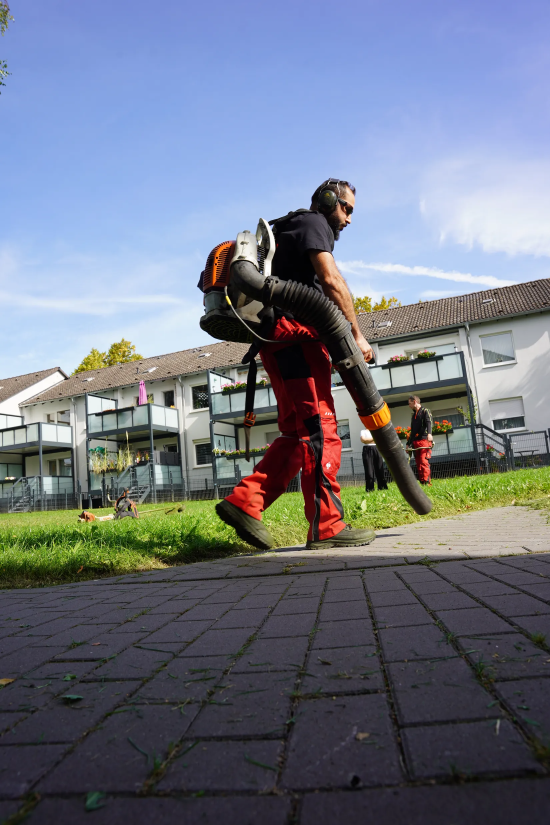
#> input picture site/assets/img/blasgeraet-l.webp, 1650 x 2475 px (shown at 1/3 size)
$ python -i collage.py   (imports and definitions only)
#> lines starting #> are read from the running program, lines starting #| are printed output that depends on the picture
"""Comic-Collagen: gemalter Hintergrund + echter Freisteller mit weißem Rand (wie die alte TKL-Seite)."""
import os
from PIL import Image, ImageFilter
ROOT = os.path.dirname(os.path.dirname(os.path.abspath(__file__)))
W = os.path.join(ROOT, '_work'); OUT = os.path.join(ROOT, 'site', 'assets', 'img')

def rand(im, px=14):
    pad = px * 3; base = Image.new('RGBA', (im.width + 2 * pad, im.height + 2 * pad), (0, 0, 0, 0)); base.paste(im, (pad, pad), im)
    a = base.split()[3].point(lambda v: 255 if v > 110 else 0)
    r = a.filter(ImageFilter.MaxFilter(px * 2 + 1)).filter(ImageFilter.GaussianBlur(1.2)).point(lambda v: 255 if v > 100 else 0)
    weiss = Image.new('RGBA', base.size, (255, 255, 255, 255)); weiss.putalpha(r)
    sch = Image.new('RGBA', base.size, (40, 40, 30, 0)); sch.putalpha(r.filter(ImageFilter.GaussianBlur(12)).point(lambda v: int(v * .3)))
    out = Image.new('RGBA', base.size, (0, 0, 0, 0)); out.alpha_composite(sch, (8, 12)); out.alpha_composite(weiss); out.alpha_composite(base)
    return out.crop(out.getbbox())

# name: hintergrund, [(freisteller, höhe in % der Bildhöhe, x-Mitte %, unterkante %)]
COLLAGEN = {
 'collage-winter': ('bg-winter', [('raw_fm86', .70, .50, .97)]),
 'collage-spielplatz': ('bg-spielplatz', [('raw_03135', .66, .60, .98)]),
 'collage-baum': ('bg-baum2', [('raw_03156', .82, .77, 1.06)]),
 'collage-neubau': ('bg-neubau2', [('raw_03110', .80, .80, 1.06)]),
 'collage-gruen': ('bg-gruen', [('raw_03178', .60, .56, .96)]),
}
# [10 lines not run here, left out]

>>> import cv2
>>> picture = cv2.imread('../site/assets/img/blasgeraet-l.webp', cv2.IMREAD_GRAYSCALE)
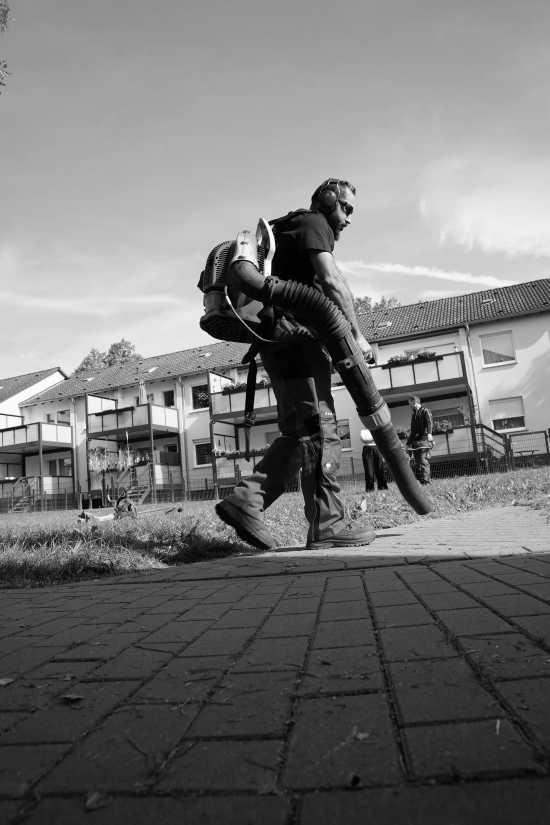
#> picture: shape (2475, 1650) (shown at 1/3 size); min 0, max 255, mean 117.5
>>> result = rand(picture)
#> (the run stopped early here; a loop or call above may not have finished)

$ run again, on site/assets/img/collage-baum-m.webp
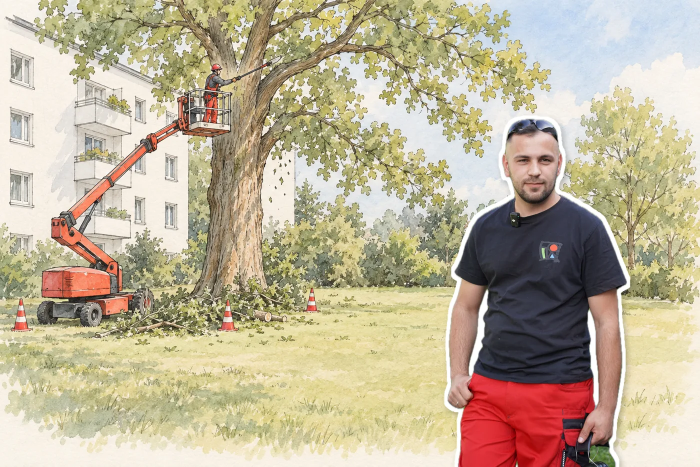
#> input picture site/assets/img/collage-baum-m.webp, 1400 x 933 px (shown at 1/2 size)
#> `picture = cv2.imread('../site/assets/img/blasgeraet-l.webp', cv2.IMREA..`:
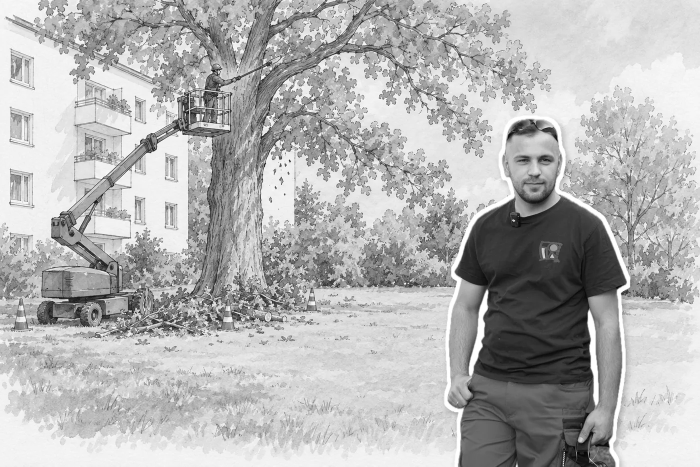
#> picture: shape (933, 1400) (shown at 1/2 size); min 0, max 255, mean 179.3
